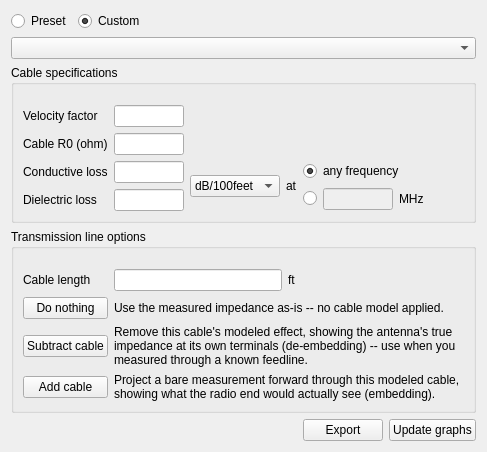
     <widget class="QWidget" name="Cable">
      <attribute name="title">
       <string>Cable</string>
      </attribute>
      <layout class="QVBoxLayout" name="verticalLayout_cable">
       <item>
        <layout class="QHBoxLayout" name="horizontalLayout_cableMode">
         <item>
          <widget class="QRadioButton" name="cablePresetRadio">
           <property name="toolTip">
            <string>Pick a cable type below -- velocity factor, R0, and loss figures are filled in from it and can't be hand-edited while Preset is selected.</string>
           </property>
           <property name="text">
            <string>Preset</string>
           </property>
          </widget>
         </item>
         <item>
          <widget class="QRadioButton" name="cableCustomRadio">
           <property name="toolTip">
            <string>Enter velocity factor, R0, and loss figures by hand -- e.g. from a manufacturer datasheet for a cable not in the preset list, or a velocity factor solved from Tools &gt; TDR Analysis.</string>
           </property>
           <property name="text">
            <string>Custom</string>
           </property>
           <property name="checked">
            <bool>true</bool>
           </property>
          </widget>
         </item>
         <item>
          <spacer name="horizontalSpacer_cableMode">
           <property name="orientation">
            <enum>Qt::Orientation::Horizontal</enum>
           </property>
           <property name="sizeHint" stdset="0">
            <size>
             <width>40</width>
             <height>20</height>
            </size>
           </property>
          </spacer>
         </item>
        </layout>
       </item>
       <item>
        <widget class="QComboBox" name="cableComboBox">
         <property name="sizePolicy">
          <sizepolicy hsizetype="Expanding" vsizetype="Fixed">
           <horstretch>0</horstretch>
           <verstretch>0</verstretch>
          </sizepolicy>
         </property>
        </widget>
       </item>
       <item>
        <widget class="QGroupBox" name="groupBox_8">
         <property name="sizePolicy">
          <sizepolicy hsizetype="Expanding" vsizetype="Preferred">
           <horstretch>0</horstretch>
           <verstretch>0</verstretch>
          </sizepolicy>
         </property>
         <property name="title">
          <string>Cable specifications</string>
         </property>
         <layout class="QGridLayout" name="gridLayout_4">
          <property name="topMargin">
           <number>20</number>
          </property>
          <item row="2" column="3" rowspan="2">
           <layout class="QVBoxLayout" name="verticalLayout_7">
            <item>
             <widget class="QRadioButton" name="anyFq">
              <property name="text">
               <string>any frequency</string>
              </property>
              <property name="checked">
               <bool>true</bool>
              </property>
             </widget>
            </item>
            <item>
             <layout class="QHBoxLayout" name="horizontalLayout_21">
              <item>
               <widget class="QRadioButton" name="atFq">
                <property name="text">
                 <string/>
                </property>
               </widget>
              </item>
              <item>
               <widget class="QLineEdit" name="atMHz">
                <property name="enabled">
                 <bool>false</bool>
                </property>
                <property name="minimumSize">
                 <size>
                  <width>0</width>
                  <height>20</height>
                 </size>
                </property>
                <property name="maximumSize">
                 <size>
                  <width>70</width>
                  <height>16777215</height>
                 </size>
                </property>
                <property name="alignment">
                 <set>Qt::AlignmentFlag::AlignCenter</set>
                </property>
               </widget>
              </item>
              <item>
               <widget class="QLabel" name="label_13">
                <property name="text">
                 <string>MHz</string>
                </property>
               </widget>
              </item>
              <item>
               <spacer name="horizontalSpacer_atFq">
                <property name="orientation">
                 <enum>Qt::Orientation::Horizontal</enum>
                </property>
                <property name="sizeHint" stdset="0">
                 <size>
                  <width>0</width>
                  <height>20</height>
                 </size>
                </property>
               </spacer>
              </item>
             </layout>
            </item>
           </layout>
          </item>
          <item row="2" column="0">
           <widget class="QLabel" name="label_10">
            <property name="text">
             <string>Conductive loss</string>
            </property>
           </widget>
          </item>
          <item row="3" column="1">
           <widget class="QLineEdit" name="dielectricLoss">
            <property name="maximumSize">
             <size>
              <width>70</width>
              <height>16777215</height>
             </size>
            </property>
            <property name="alignment">
             <set>Qt::AlignmentFlag::AlignRight|Qt::AlignmentFlag::AlignTrailing|Qt::AlignmentFlag::AlignVCenter</set>
            </property>
           </widget>
          </item>
          <item row="1" column="1">
           <widget class="QLineEdit" name="cableR0">
            <property name="maximumSize">
             <size>
              <width>70</width>
              <height>16777215</height>
             </size>
            </property>
            <property name="alignment">
             <set>Qt::AlignmentFlag::AlignRight|Qt::AlignmentFlag::AlignTrailing|Qt::AlignmentFlag::AlignVCenter</set>
            </property>
           </widget>
          </item>
          <item row="2" column="1">
           <widget class="QLineEdit" name="conductiveLoss">
            <property name="maximumSize">
             <size>
              <width>70</width>
              <height>16777215</height>
             </size>
            </property>
            <property name="alignment">
             <set>Qt::AlignmentFlag::AlignRight|Qt::AlignmentFlag::AlignTrailing|Qt::AlignmentFlag::AlignVCenter</set>
            </property>
           </widget>
          </item>
          <item row="3" column="0">
           <widget class="QLabel" name="label_11">
            <property name="text">
             <string>Dielectric loss</string>
            </property>
           </widget>
          </item>
          <item row="0" column="1">
           <widget class="QLineEdit" name="velocityFactor">
            <property name="maximumSize">
             <size>
              <width>70</width>
              <height>16777215</height>
             </size>
            </property>
            <property name="alignment">
             <set>Qt::AlignmentFlag::AlignRight|Qt::AlignmentFlag::AlignTrailing|Qt::AlignmentFlag::AlignVCenter</set>
            </property>
           </widget>
          </item>
          <item row="2" column="4">
           <spacer name="horizontalSpacer_8">
            <property name="orientation">
             <enum>Qt::Orientation::Horizontal</enum>
            </property>
            <property name="sizeHint" stdset="0">
             <size>
              <width>40</width>
              <height>20</height>
             </size>
            </property>
           </spacer>
          </item>
          <item row="1" column="0">
           <widget class="QLabel" name="label_8">
            <property name="text">
             <string>Cable R0 (ohm)</string>
            </property>
           </widget>
          </item>
          <item row="2" column="2" rowspan="2">
           <layout class="QHBoxLayout" name="horizontalLayout_20">
            <item>
             <widget class="QComboBox" name="cableLossComboBox">
              <property name="minimumSize">
               <size>
                <width>20</width>
                <height>0</height>
               </size>
              </property>
              <property name="maximumSize">
               <size>
                <width>110</width>
                <height>16777215</height>
               </size>
              </property>
              <item>
               <property name="text">
                <string>dB/100feet</string>
               </property>
              </item>
              <item>
               <property name="text">
                <string>dB/feet</string>
               </property>
              </item>
              <item>
               <property name="text">
                <string>dB/100m</string>
               </property>
              </item>
              <item>
               <property name="text">
                <string>dB/m</string>
               </property>
              </item>
             </widget>
            </item>
            <item>
             <widget class="QLabel" name="label_12">
              <property name="text">
               <string>at</string>
              </property>
             </widget>
            </item>
           </layout>
          </item>
          <item row="0" column="0">
           <widget class="QLabel" name="label_7">
            <property name="text">
             <string>Velocity factor</string>
            </property>
           </widget>
          </item>
         </layout>
        </widget>
       </item>
       <item>
        <widget class="QGroupBox" name="groupBox_9">
         <property name="sizePolicy">
          <sizepolicy hsizetype="Expanding" vsizetype="Preferred">
           <horstretch>0</horstretch>
           <verstretch>0</verstretch>
          </sizepolicy>
         </property>
         <property name="title">
          <string>Transmission line options</string>
         </property>
         <layout class="QGridLayout" name="gridLayout_5">
          <property name="topMargin">
           <number>20</number>
          </property>
          <item row="2" column="1">
           <widget class="QLabel" name="subtractCableExplainLabel">
            <property name="sizePolicy">
             <sizepolicy hsizetype="Expanding" vsizetype="Preferred">
              <horstretch>1</horstretch>
              <verstretch>0</verstretch>
             </sizepolicy>
            </property>
            <property name="minimumSize">
             <size>
              <width>320</width>
              <height>0</height>
             </size>
            </property>
            <property name="text">
             <string>Remove this cable's modeled effect, showing the antenna's true impedance at its own terminals (de-embedding) -- use when you measured through a known feedline.</string>
            </property>
            <property name="wordWrap">
             <bool>true</bool>
            </property>
           </widget>
          </item>
          <item row="1" column="1">
           <widget class="QLabel" name="doNothingExplainLabel">
            <property name="sizePolicy">
             <sizepolicy hsizetype="Expanding" vsizetype="Preferred">
              <horstretch>1</horstretch>
              <verstretch>0</verstretch>
             </sizepolicy>
            </property>
            <property name="minimumSize">
             <size>
              <width>320</width>
              <height>0</height>
             </size>
            </property>
            <property name="text">
             <string>Use the measured impedance as-is -- no cable model applied.</string>
            </property>
            <property name="wordWrap">
             <bool>true</bool>
            </property>
           </widget>
          </item>
          <item row="0" column="1">
           <layout class="QHBoxLayout" name="horizontalLayout_cableLength">
            <item>
             <widget class="QLineEdit" name="cableLen">
              <property name="alignment">
               <set>Qt::AlignmentFlag::AlignRight|Qt::AlignmentFlag::AlignTrailing|Qt::AlignmentFlag::AlignVCenter</set>
              </property>
             </widget>
            </item>
            <item>
             <widget class="QLabel" name="cableLenUnitLabel">
              <property name="text">
               <string notr="true">ft</string>
              </property>
             </widget>
            </item>
            <item>
             <spacer name="horizontalSpacer_cableLen">
              <property name="orientation">
               <enum>Qt::Orientation::Horizontal</enum>
              </property>
              <property name="sizeHint" stdset="0">
               <size>
                <width>40</width>
                <height>20</height>
               </size>
              </property>
             </spacer>
            </item>
           </layout>
          </item>
          <item row="2" column="0">
           <widget class="QPushButton" name="subtractCableBtn">
            <property name="minimumSize">
             <size>
              <width>0</width>
              <height>20</height>
             </size>
            </property>
            <property name="text">
             <string>Subtract cable</string>
            </property>
            <property name="checkable">
             <bool>true</bool>
            </property>
           </widget>
          </item>
          <item row="3" column="0">
           <widget class="QPushButton" name="addCableBtn">
            <property name="minimumSize">
             <size>
              <width>0</width>
              <height>20</height>
             </size>
            </property>
            <property name="text">
             <string>Add cable</string>
            </property>
            <property name="checkable">
             <bool>true</bool>
            </property>
           </widget>
          </item>
          <item row="1" column="0">
           <widget class="QPushButton" name="doNothingBtn">
            <property name="minimumSize">
             <size>
              <width>0</width>
              <height>20</height>
             </size>
            </property>
            <property name="text">
             <string>Do nothing</string>
            </property>
            <property name="checkable">
             <bool>true</bool>
            </property>
           </widget>
          </item>
          <item row="3" column="1">
           <widget class="QLabel" name="addCableExplainLabel">
            <property name="sizePolicy">
             <sizepolicy hsizetype="Expanding" vsizetype="Preferred">
              <horstretch>1</horstretch>
              <verstretch>0</verstretch>
             </sizepolicy>
            </property>
            <property name="minimumSize">
             <size>
              <width>320</width>
              <height>0</height>
             </size>
            </property>
            <property name="text">
             <string>Project a bare measurement forward through this modeled cable, showing what the radio end would actually see (embedding).</string>
            </property>
            <property name="wordWrap">
             <bool>true</bool>
            </property>
           </widget>
          </item>
          <item row="0" column="0">
           <widget class="QLabel" name="label_14">
            <property name="text">
             <string>Cable length</string>
            </property>
           </widget>
          </item>
         </layout>
        </widget>
       </item>
       <item>
        <spacer name="verticalSpacer_cable">
         <property name="orientation">
          <enum>Qt::Orientation::Vertical</enum>
         </property>
         <property name="sizeHint" stdset="0">
          <size>
           <width>20</width>
           <height>0</height>
          </size>
         </property>
        </spacer>
       </item>
       <item>
        <layout class="QHBoxLayout" name="horizontalLayout_22">
         <item>
          <spacer name="horizontalSpacer_2">
           <property name="orientation">
            <enum>Qt::Orientation::Horizontal</enum>
           </property>
           <property name="sizeHint" stdset="0">
            <size>
             <width>40</width>
             <height>20</height>
            </size>
           </property>
          </spacer>
         </item>
         <item>
          <widget class="QPushButton" name="exportBtn">
           <property name="text">
            <string>Export</string>
           </property>
          </widget>
         </item>
         <item>
          <widget class="QPushButton" name="updateGraphsBtn">
           <property name="text">
            <string>Update graphs</string>
           </property>
          </widget>
         </item>
        </layout>
       </item>
      </layout>
     </widget>
